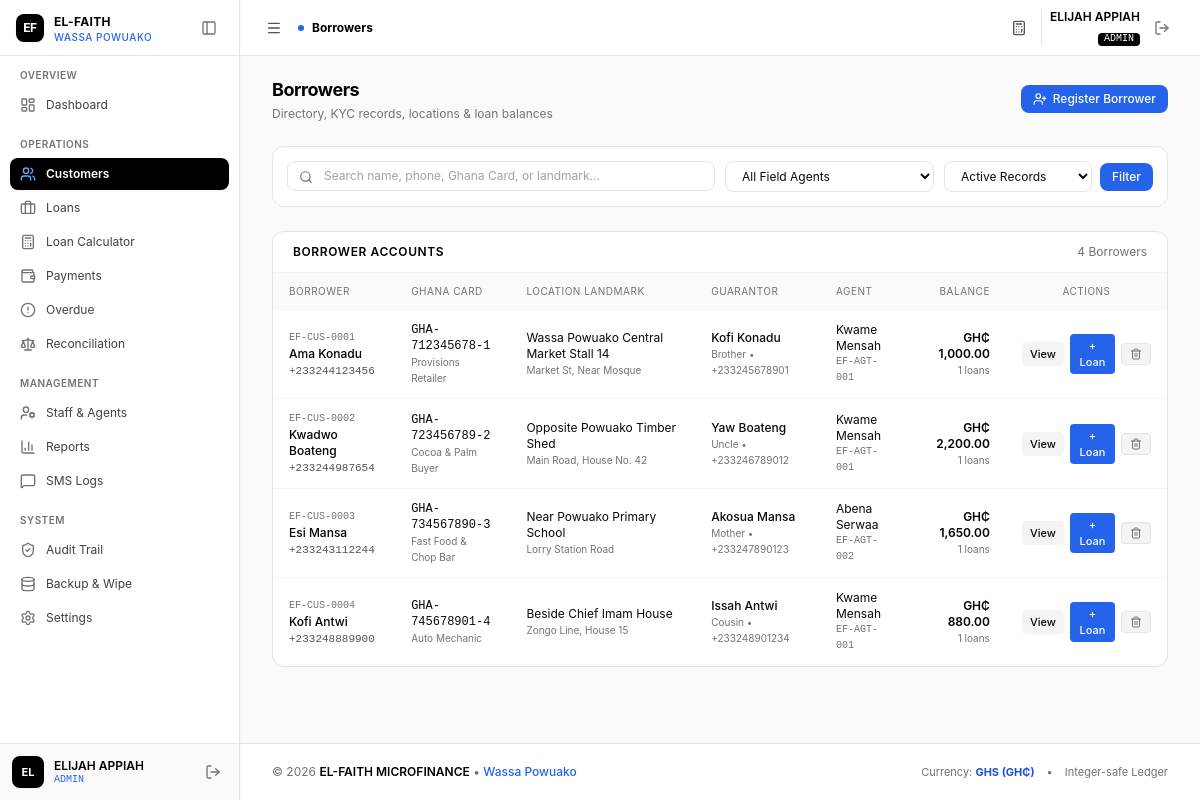
The page /admin/customers.php (signed in) on the database its author committed.
### tables this page shows
CREATE TABLE IF NOT EXISTS `customers` (
  `id` INT AUTO_INCREMENT PRIMARY KEY,
  `uuid` VARCHAR(36) NOT NULL UNIQUE,
  `customer_code` VARCHAR(30) NOT NULL UNIQUE,
  `full_name` VARCHAR(150) NOT NULL,
  `phone` VARCHAR(20) NOT NULL,
  `alt_phone` VARCHAR(20) NULL,
  `id_type` VARCHAR(50) NOT NULL DEFAULT 'Ghana Card',
  `id_number` VARCHAR(50) NOT NULL,
  `residential_address` TEXT NOT NULL,
  `location_landmark` VARCHAR(255) NOT NULL,
  `gps_lat` DECIMAL(10, 8) NULL,
  `gps_lng` DECIMAL(11, 8) NULL,
  `occupation` VARCHAR(100) NOT NULL,
  `guarantor_name` VARCHAR(150) NOT NULL,
  `guarantor_phone` VARCHAR(20) NOT NULL,
  `guarantor_relation` VARCHAR(50) NOT NULL,
  `guarantor_address` TEXT NULL,
  `assigned_agent_id` INT NULL,
  `created_by` INT NOT NULL,
  `status` ENUM('active', 'inactive', 'blacklisted') NOT NULL DEFAULT 'active',
  `notes` TEXT NULL,
  `deleted_at` DATETIME NULL,
  `created_at` DATETIME NOT NULL DEFAULT CURRENT_TIMESTAMP,
  `updated_at` DATETIME NOT NULL DEFAULT CURRENT_TIMESTAMP ON UPDATE CURRENT_TIMESTAMP,
  CONSTRAINT `fk_customers_assigned_agent` FOREIGN KEY (`assigned_agent_id`) REFERENCES `users` (`id`) ON DELETE SET NULL,
  CONSTRAINT `fk_customers_created_by` FOREIGN KEY (`created_by`) REFERENCES `users` (`id`),
  INDEX `idx_customers_assigned_agent` (`assigned_agent_id`),
  INDEX `idx_customers_phone` (`phone`),
  INDEX `idx_customers_id_number` (`id_number`),
  INDEX `idx_customers_status` (`status`),
  INDEX `idx_customers_deleted_at` (`deleted_at`)
);

CREATE TABLE IF NOT EXISTS `users` (
  `id` INT AUTO_INCREMENT PRIMARY KEY,
  `uuid` VARCHAR(36) NOT NULL UNIQUE,
  `staff_code` VARCHAR(20) NOT NULL UNIQUE,
  `name` VARCHAR(100) NOT NULL,
  `username` VARCHAR(50) NOT NULL UNIQUE,
  `email` VARCHAR(100) NOT NULL UNIQUE,
  `phone` VARCHAR(20) NOT NULL,
  `password_hash` VARCHAR(255) NOT NULL,
  `role` ENUM('admin', 'agent') NOT NULL DEFAULT 'agent',
  `status` ENUM('active', 'inactive', 'suspended') NOT NULL DEFAULT 'active',
  `last_login_at` DATETIME NULL,
  `deleted_at` DATETIME NULL,
  `created_at` DATETIME NOT NULL DEFAULT CURRENT_TIMESTAMP,
  `updated_at` DATETIME NOT NULL DEFAULT CURRENT_TIMESTAMP ON UPDATE CURRENT_TIMESTAMP,
  INDEX `idx_users_role` (`role`),
  INDEX `idx_users_status` (`status`),
  INDEX `idx_users_deleted_at` (`deleted_at`)
);

### admin/customers.php (the view, shortened to what this page needs)
<?php
require_once __DIR__ . '/../includes/functions.php';
require_once __DIR__ . '/../includes/auth.php';
$search = trim($_GET['q'] ?? '');
$statusFilter = trim($_GET['status'] ?? '');
$sql = "
    SELECT c.*, u.name AS agent_name, u.staff_code AS agent_code,
           COUNT(l.id) AS total_loans_count,
           COALESCE(SUM(CASE WHEN l.status IN ('active', 'overdue') THEN l.remaining_balance_pesewas ELSE 0 END), 0) AS total_balance_pesewas
    FROM customers c
    LEFT JOIN users u ON c.assigned_agent_id = u.id
    LEFT JOIN loans l ON c.id = l.customer_id
    WHERE 1=1
";
$params = [];
if ($statusFilter === 'deleted') {
    $sql .= " AND c.deleted_at IS NOT NULL";
} elseif ($statusFilter === 'all') {
} elseif (!empty($statusFilter)) {
    $sql .= " AND c.deleted_at IS NULL AND c.status = ?";
    $params[] = $statusFilter;
} else {
    $sql .= " AND c.deleted_at IS NULL";
}
$sql .= " GROUP BY c.id ORDER BY (c.deleted_at IS NOT NULL) ASC, c.created_at DESC";
$stmt = $pdo->prepare($sql);
$stmt->execute($params);
$customers = $stmt->fetchAll();
include __DIR__ . '/../includes/header.php';
?>
<div class="space-y-6">
    <div class="flex flex-col sm:flex-row sm:items-center justify-between gap-3">
        <div>
            <h1 class="text-lg font-bold text-black tracking-tight">Borrowers</h1>
            <p class="text-xs text-zinc-500 mt-0.5">Directory, KYC records, locations & loan balances</p>
        </div>
        <div class="flex items-center gap-2">
            <a href="<?= BASE_URL ?>/agent/customer_new.php" class="inline-flex items-center gap-1.5 px-3 py-1.5 bg-blue-600 hover:bg-blue-700 text-white font-medium text-xs rounded-lg transition">
                <i data-lucide="user-plus" class="w-3.5 h-3.5"></i> Register Borrower
            </a>
        </div>
    </div>
    <div class="bg-white rounded-xl border border-zinc-200 p-3.5">
        <form method="GET" class="grid grid-cols-1 sm:grid-cols-4 gap-2.5 text-xs">
            <div class="sm:col-span-2 relative">
                <span class="absolute inset-y-0 left-0 pl-3 flex items-center pointer-events-none text-zinc-500">
                </span>
                <input type="text" name="q" value="<?= htmlspecialchars($search) ?>"
                    class="w-full pl-9 pr-3 py-1.5 bg-white border border-zinc-200 rounded-lg text-xs placeholder-zinc-400 focus:outline-none focus:border-blue-600 focus:ring-1 focus:ring-blue-600"
                    placeholder="Search name, phone, Ghana Card, or landmark...">
            </div>
            <div>
                <select name="agent_id" class="w-full px-3 py-1.5 bg-white border border-zinc-200 rounded-lg text-xs text-zinc-950 focus:outline-none focus:border-blue-600 focus:ring-1 focus:ring-blue-600">
                    <option value="">All Field Agents</option>
                </select>
            </div>
            <div class="flex items-center gap-2">
                <select name="status" class="w-full px-3 py-1.5 bg-white border border-zinc-200 rounded-lg text-xs text-zinc-950 focus:outline-none focus:border-blue-600 focus:ring-1 focus:ring-blue-600">
                    <option value="" <?= $statusFilter === '' ? 'selected' : '' ?>>Active Records</option>
                </select>
                <button type="submit" class="px-3 py-1.5 bg-blue-600 hover:bg-blue-700 text-white font-medium rounded-lg text-xs transition">
                    Filter
                </button>
            </div>
        </form>
    </div>
    <div class="bg-white rounded-xl border border-zinc-200 overflow-hidden">
        <div class="px-5 py-3 border-b border-zinc-100 flex items-center justify-between">
            <h2 class="text-xs font-semibold uppercase tracking-wider text-black">Borrower Accounts</h2>
            <span class="text-xs text-zinc-500"><?= count($customers) ?> Borrowers</span>
        </div>
        <?php if (empty($customers)): ?>
            <div class="p-8 text-center text-zinc-500 text-xs">
                No borrowers found matching criteria.
            </div>
        <?php else: ?>
            <div class="overflow-x-auto">
                <table class="w-full text-left text-xs">
                    <thead class="bg-zinc-50 text-zinc-500 uppercase font-medium text-[10px] tracking-wider border-b border-zinc-100">
                        <tr>
                            <th class="py-2.5 px-4 font-normal">Borrower</th>
                            <th class="py-2.5 px-4 font-normal">Ghana Card</th>
                            <th class="py-2.5 px-4 font-normal">Location Landmark</th>
                            <th class="py-2.5 px-4 font-normal">Guarantor</th>
                            <th class="py-2.5 px-4 font-normal">Agent</th>
                            <th class="py-2.5 px-4 text-right font-normal">Balance</th>
                            <th class="py-2.5 px-4 text-center font-normal">Actions</th>
                        </tr>
                    </thead>
                    <tbody class="divide-y divide-zinc-100">
                        <?php foreach ($customers as $c): ?>
                            <?php $isDeleted = !empty($c['deleted_at']); ?>
                            <tr class="<?= $isDeleted ? 'bg-zinc-50/60 opacity-80' : 'hover:bg-blue-50/30' ?> transition">
                                <td class="py-3 px-4">
                                    <div class="flex items-center gap-1.5">
                                        <span class="font-mono text-[10px] text-zinc-500 block uppercase"><?= htmlspecialchars($c['customer_code']) ?></span>
                                    </div>
                                    <span class="font-medium <?= $isDeleted ? 'text-zinc-600 line-through' : 'text-black' ?> text-xs block"><?= htmlspecialchars($c['full_name']) ?></span>
                                    <span class="text-zinc-600 font-mono text-[11px]"><?= htmlspecialchars($c['phone']) ?></span>
                                </td>
                                <td class="py-3 px-4">
                                    <span class="font-mono text-zinc-950 block"><?= htmlspecialchars($c['id_number']) ?></span>
                                    <span class="text-[10px] text-zinc-500 block"><?= htmlspecialchars($c['occupation']) ?></span>
                                </td>
                                <td class="py-3 px-4 max-w-xs">
                                    <span class="text-zinc-950 block"><?= htmlspecialchars($c['location_landmark']) ?></span>
                                    <span class="text-[10px] text-zinc-500 block truncate"><?= htmlspecialchars($c['residential_address']) ?></span>
                                </td>
                                <td class="py-3 px-4">
                                    <span class="text-zinc-950 font-medium block"><?= htmlspecialchars($c['guarantor_name']) ?></span>
                                    <span class="text-[10px] text-zinc-500 block"><?= htmlspecialchars($c['guarantor_relation']) ?> &bull; <?= htmlspecialchars($c['guarantor_phone']) ?></span>
                                </td>
                                <td class="py-3 px-4">
                                    <?php if ($c['agent_name']): ?>
                                        <span class="text-zinc-950 block"><?= htmlspecialchars($c['agent_name']) ?></span>
                                        <span class="text-[10px] font-mono text-zinc-500 block"><?= htmlspecialchars($c['agent_code']) ?></span>
                                    <?php else: ?>
                                        <span class="text-zinc-500 italic">Unassigned</span>
                                    <?php endif; ?>
                                </td>
                                <td class="py-3 px-4 text-right">
                                    <span class="font-semibold block <?= $c['total_balance_pesewas'] > 0 ? 'text-black' : 'text-zinc-500' ?>">
                                        <?= formatMoney((int)$c['total_balance_pesewas']) ?>
                                    </span>
                                    <span class="text-[10px] text-zinc-500"><?= (int)$c['total_loans_count'] ?> loans</span>
                                </td>
                                <td class="py-3 px-4 text-center">
                                    <div class="flex items-center justify-center gap-1.5">
                                        <a href="<?= BASE_URL ?>/admin/customer_view.php?id=<?= $c['id'] ?>" class="px-2 py-1 bg-zinc-100 hover:bg-zinc-200 text-zinc-950 rounded text-[11px] font-medium transition">
                                            View
                                        </a>
                                        <?php if ($isDeleted): ?>
                                            <form method="POST" action="customers.php" class="inline" onsubmit="return confirm('Restore borrower <?= htmlspecialchars(addslashes($c['full_name'])) ?> to active records?')">
                                                <?= csrfField() ?>
                                                <input type="hidden" name="action" value="restore_customer">
                                                <input type="hidden" name="customer_id" value="<?= (int)$c['id'] ?>">
                                                <button type="submit" class="px-2 py-1 bg-emerald-600 hover:bg-emerald-700 text-white rounded text-[11px] font-medium transition">
                                                    Restore
                                                </button>
                                            </form>
                                        <?php else: ?>
                                            <a href="<?= BASE_URL ?>/admin/loans.php?action=new&customer_id=<?= $c['id'] ?>" class="px-2 py-1 bg-blue-600 hover:bg-blue-700 text-white rounded text-[11px] font-medium transition">
                                                + Loan
                                            </a>
                                            <button type="button"
                                                onclick="openDeleteCustomerModal(<?= (int)$c['id'] ?>, '<?= htmlspecialchars(addslashes($c['full_name'])) ?>', '<?= htmlspecialchars(addslashes($c['customer_code'])) ?>', <?= (int)$c['total_balance_pesewas'] ?>)"
                                                class="px-2 py-1 bg-zinc-100 hover:bg-red-50 text-zinc-500 hover:text-red-700 rounded text-[11px] font-medium border border-zinc-200 transition"
                                                title="Delete customer record">
                                                <i data-lucide="trash-2" class="w-3 h-3"></i>
                                            </button>
                                        <?php endif; ?>
                                    </div>
                                </td>
                            </tr>
                        <?php endforeach; ?>
                    </tbody>
                </table>
            </div>
        <?php endif; ?>
    </div>
</div>
<?php include __DIR__ . '/../includes/footer.php'; ?>

### includes/header.php (style rules this page uses)
body { -webkit-overflow-scrolling: touch; }

### rows shown on the page
customers: customer_code "EF-CUS-0001", full_name "Ama Konadu", phone "+233244123456", id_number "GHA-712345678-1", occupation "Provisions Retailer", location_landmark "Wassa Powuako Central Market Stall 14", residential_address "Market St, Near Mosque", guarantor_name "Kofi Konadu", guarantor_relation "Brother", guarantor_phone "+233245678901", assigned_agent.name "Kwame Mensah", assigned_agent.staff_code "EF-AGT-001", total_balance_pesewas "GH₵ 1,000.00", total_loans_count "1"
customers: customer_code "EF-CUS-0002", full_name "Kwadwo Boateng", phone "+233244987654", id_number "GHA-723456789-2", occupation "Cocoa & Palm Buyer", location_landmark "Opposite Powuako Timber Shed", residential_address "Main Road, House No. 42", guarantor_name "Yaw Boateng", guarantor_relation "Uncle", guarantor_phone "+233246789012", assigned_agent.name "Kwame Mensah", assigned_agent.staff_code "EF-AGT-001", total_balance_pesewas "GH₵ 2,200.00", total_loans_count "1"
customers: customer_code "EF-CUS-0003", full_name "Esi Mansa", phone "+233243112244", id_number "GHA-734567890-3", occupation "Fast Food & Chop Bar", location_landmark "Near Powuako Primary School", residential_address "Lorry Station Road", guarantor_name "Akosua Mansa", guarantor_relation "Mother", guarantor_phone "+233247890123", assigned_agent.name "Abena Serwaa", assigned_agent.staff_code "EF-AGT-002", total_balance_pesewas "GH₵ 1,650.00", total_loans_count "1"
customers: customer_code "EF-CUS-0004", full_name "Kofi Antwi", phone "+233248889900", id_number "GHA-745678901-4", occupation "Auto Mechanic", location_landmark "Beside Chief Imam House", residential_address "Zongo Line, House 15", guarantor_name "Issah Antwi", guarantor_relation "Cousin", guarantor_phone "+233248901234", assigned_agent.name "Kwame Mensah", assigned_agent.staff_code "EF-AGT-001", total_balance_pesewas "GH₵ 880.00", total_loans_count "1"

### other values the page prints
BRANCH_NAME "WASSA POWUAKO"
$sectionName "OVERVIEW"
$item['label'] "Dashboard"
$sectionName "OPERATIONS"
$item['label'] "Customers"
$item['label'] "Loans"
$item['label'] "Loan Calculator"
$item['label'] "Payments"
$item['label'] "Overdue"
$item['label'] "Reconciliation"
$sectionName "MANAGEMENT"
$item['label'] "Staff & Agents"
$item['label'] "Reports"
$item['label'] "SMS Logs"
$sectionName "SYSTEM"
